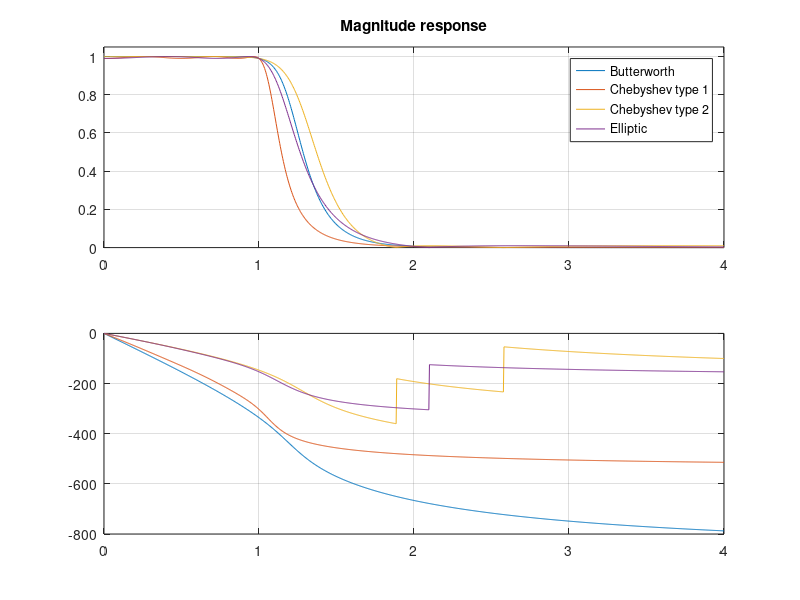

Write the MATLAB code that produced this figure. (Note: this script raises an error after producing the figure.)
echo on
%Design example. Butterworth, Type 1 and 2 Chebyshev and elliptic filters

%allowed ripples in passband and stopband
dp=0.01; ds=0.01;
%passband and stopband edge frequencies
omp=1; oms=2; 

ap=-20*log10(1-dp); as=-20*log10(ds);
%calculate filter orders and cutoff frequencies
pause
[N1, Wn1]=buttord(omp,oms,ap,as,'s')
[N2, Wn2]=cheb1ord(omp,oms,ap,as,'s')
[N3, Wn3]=cheb2ord(omp,oms,ap,as,'s')
[N4, Wn4]=ellipord(omp,oms,ap,as,'s')
%filter coefficients
pause
[b1,a1]=butter(N1,Wn1,'s');
[b2,a2]=cheby1(N2,ap,Wn2,'s');
[b3,a3]=cheby2(N3,as,Wn3,'s');
[b4,a4]=ellip(N4,ap,as,Wn4,'s');

%frequency responses
pause
w=linspace(0,4,1024);
h1=freqs(b1,a1,w); h2=freqs(b2,a2,w); 
h3=freqs(b3,a3,w); h4=freqs(b4,a4,w);

%plot frequency responses
pause
figure(1)
subplot(211)
plot(w,abs(h1),'-',w,abs(h2),'-',w,abs(h3),'-',w,abs(h4),'-')
axis([0 4 0 1.05])
title('Magnitude response')
legend('Butterworth','Chebyshev type 1','Chebyshev type 2','Elliptic')
grid
subplot(212)
plot(w,180/pi*unwrap(angle(h1)),'-',w,180/pi*unwrap(angle(h2)),'-',w,180/pi*unwrap(angle(h3)),'-',w,180/pi*unwrap(angle(h4)),'-')
grid


%design of bandpass filter
pause

%allowed ripples in passband and stopband
dp=0.01; ds=0.005;
%passband and stopband edge frequencies
omp1=5; omp2=7; oms1=3; oms2=9;
%adjust lower stopband edqe to get symmetry with respect to 
%centre frequency
oms1m=omp1*omp2/oms2;
ap=-20*log10(1-dp); as=-20*log10(ds);

%passband edge of prototype lowpass filter
omplp=1;
%stopband edge of prototype lowpass filter
omslp=-omplp*(omp1*omp2-oms2^2)/(oms2*(omp2-omp1));
%design prototype Butterworth lowpass filter
%epsilon and A
epsilon=sqrt((1-(1-dp)^2)/((1-dp)^2)); A=1/ds;
%minimum filter order
pause
N=log10(sqrt(A^2-1)/epsilon)/log10(omslp/omplp)
N=ceil(N)

%cut off frequency. Solve for stopp band equation.
%specifications satisfied in stopband and exceeded in passband
pause

omclp=omslp/((1-ds^2)/ds^2)^(1/(2*N))

%check calculations using buttord
pause
[Nbp,Wlpproto]=buttord(omplp,omslp,ap,as,'s')
[blp,alp]=butter(Nbp,Wlpproto,'s');
%convert lowpass filter to bandpass filter
pause
[bbp,abp]=lp2bp(blp,alp,sqrt(omp1*omp2),omp2-omp1);
%plot frequency response
pause
w1=linspace(2,10,1024);
h5lp=freqs(blp,alp,w1);
h5=freqs(bbp,abp,w1);

figure(2)
clf
plot(w1,abs(h5),'-')
title('Magnitude response')
xlabel('Rad/sec')
grid

%direct design using butter 
omc1=Wlpproto+sqrt(Wlpproto^2+omp1*omp2)
omc2=abs(Wlpproto-sqrt(Wlpproto^2+omp1*omp2))
[b2bp,a2bp]=butter(Nbp,[omc2 omc1],'s');
%plot frequency response and compare. One response shifted with 0.01 in
%magnitude 
pause
h6=freqs(b2bp,a2bp,w1);
figure(3)
clf
plot(w1,abs(h5),'-',w1,abs(h6)+0.01)
title('Magnitude response')
xlabel('Rad/sec')
grid

%even simpler design
[N, Wn]=buttord([omp1 omp2],[oms1 oms2],ap ,as,'s')
[b3bp a3bp]=butter(N,Wn,'s');
%plot frequency response and compare. Responses shifted with 0.01 and 0.02 in
%magnitude 
pause
h7=freqs(b3bp,a3bp,w1);
figure(4)
clf
plot(w1,abs(h5),'-',w1,abs(h6)+0.01,w1,abs(h7)+0.02)
title('Magnitude response')
xlabel('Rad/sec')
grid
